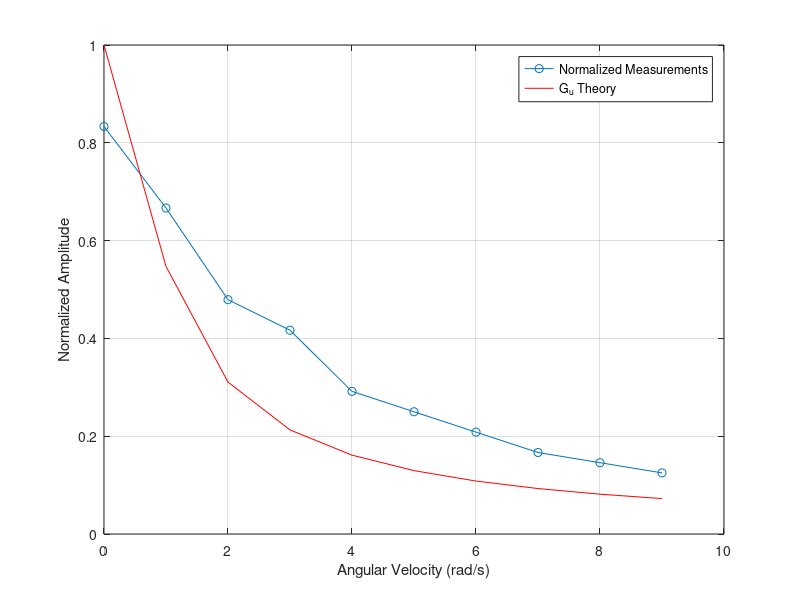

Source code (MATLAB): (Note: this script raises an error after producing the figure.)
% Data for "Control Input sinusoidal" (normalized by 2)
amplitude1 = [2, 1.6, 1.15, 1, 0.7, 0.6, 0.5, 0.4, 0.35, 0.3] /2.4;
%
angular_velocity1 = 0:9;

% Transfer function parameters for G_u
Ku = 2.4;
tau_u = 1.53;

% Compute theoretical magnitude
omega = angular_velocity1;
mag_theory_u = Ku ./ sqrt((tau_u * omega).^2 + 1)/2.4;

% Plot for Control Input
figure;
plot(angular_velocity1, amplitude1, '-o', 'DisplayName', 'Normalized Measurements');
hold on;
plot(omega, mag_theory_u, 'r-', 'DisplayName', 'G_u Theory');
hold off;
xlabel('Angular Velocity (rad/s)');
ylabel('Normalized Amplitude');
% title('Control Input: Amplitude vs. Angular Velocity');
legend('Location', 'best');
grid on;
sgtitle('Control Input sinusoidal');

% Data for "Disturbance sinusoidal" (normalized by 3.1)
amplitude2 = [3, 3.1, 1.4, 1.3, 1, 0.7, 0.6, 0.5, 0.45, 0.3] / 3.1;
angular_velocity2 = 0:9;

% Updated transfer function parameters for G_d
Kd = 1.67;
tau_d = 1.12;

% Compute theoretical magnitude
mag_theory_d = Kd ./ sqrt((tau_d * omega).^2 + 1)/3.1;

% Plot for Disturbance
figure;
plot(angular_velocity2, amplitude2, '-o', 'DisplayName', 'Normalized Measurements');
hold on;
plot(omega, mag_theory_d, 'r-', 'DisplayName', 'G_d Theory');
hold off;
xlabel('Angular Velocity (rad/s)');
ylabel('Normalized Amplitude');
%title('Disturbance: Amplitude vs. Angular Velocity');
legend('Location', 'best');
grid on;
sgtitle('Disturbance sinusoidal');
